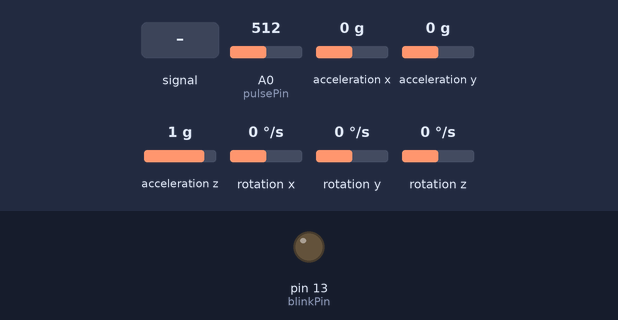
Recording of a sketch running on a simulated Arduino Uno, built with avr-gcc and run on an emulated ATmega328P. Parts: output pins drawn as LEDs (lit = HIGH). The test bench sets the inputs (shaded band); at power-on: acceleration x 0 g, A0 (pulsePin) = 512, rotation z 0 °/s, acceleration y 0 g, acceleration z 1 g, rotation x 0 °/s, rotation y 0 °/s. No radio packets arrive unless stated; what the sketch prints to the serial monitor is not drawn.

Above: at 4.2 s.
4.3 s: A0 (pulsePin) fed a 1000 Hz sine of ±255 counts around its level
At 4.7 s:
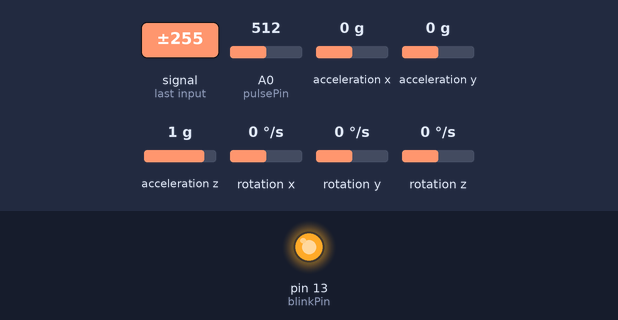
7.3 s: acceleration x set to 0.8 g
10.3 s: A0 (pulsePin) set to 564
13.3 s: A0 (pulsePin) set to 580
14.8 s: rotation z set to -192 °/s
17.8 s: acceleration y set to -0.2 g
Timing chart, 0 to 20.8 s (numbered marks = the images above; inputs shaded):
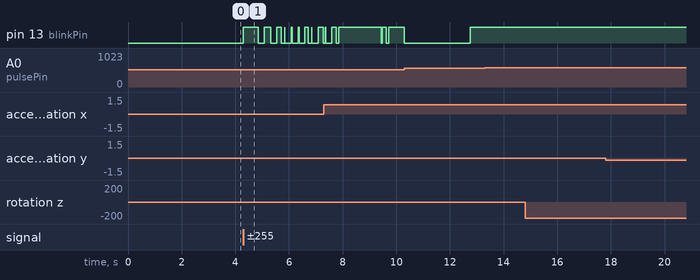

The sketch:

DiPUI_Perikarpio.ino
```cpp
//
// DiPUI - Γυμνάσιο Κανήθου
//

// Sensor MPU6050 - 3 axes Accel/Gyro
#include <MPU6050_tockn.h>
#include <Wire.h>
MPU6050 mpu6050(Wire);
float f_X, f_Y , f_Z;
int flag = 1;
//////////////////////////////////////

// Heart Pulse Sensor
int pulsePin = A0;
int blinkPin = 13;
volatile int BPM;
volatile int Signal;
volatile int IBI = 600;
volatile boolean Pulse = false;
volatile boolean QS = false;
static boolean serialVisual = true;
volatile int rate[10];
volatile unsigned long sampleCounter = 0;
volatile unsigned long lastBeatTime = 0;
volatile int P = 512;
volatile int T = 512;
volatile int thresh = 525;
volatile int amp = 100;
volatile boolean firstBeat = true;
volatile boolean secondBeat = false;
////////////////////////////////////////

// 433MHz RF Transmitter
#include <RH_ASK.h>
#include <RH_ASK.h>
#include <SPI.h>
RH_ASK driver;
////////////////////////////////////////

void setup() {
  Serial.begin(9600);
  Wire.begin();

  // Sensor MPU6050 - 3 axes Accel/Gyro
  mpu6050.begin();
  mpu6050.calcGyroOffsets(true);

  // Heart Pulse Sensor
  pinMode(blinkPin, OUTPUT);
  interruptSetup();
  // 433MHz RF Transmitter
  if (!driver.init())
    Serial.println("init failed");

}

void loop()
{
  // Sensor MPU6050 - 3 axes Accel/Gyro
  mpu6050.update();
  Serial.print("angleX : ");
  Serial.print(mpu6050.getAngleX());
  Serial.print("\tangleY : ");
  Serial.print(mpu6050.getAngleY());
  Serial.print("\tangleZ : ");
  Serial.println(mpu6050.getAngleZ());
  //delay(500);
  if (flag == 1)
  {
    f_X = mpu6050.getAngleX();
    f_Y = mpu6050.getAngleY();
    f_Z = mpu6050.getAngleZ();
    Serial.println(f_X);
    Serial.println(f_Y);
    Serial.println(f_Z);
    flag = 0;
    f_X = f_X * 1.01;
    f_Y = f_Y * 1.01;
    f_Z = f_Z * 1.01;
  }
  if (mpu6050.getAngleX() > f_X && mpu6050.getAngleY() > f_Y && mpu6050.getAngleZ() > f_Z )
  {
    Serial.print("A man/woman FELL!!!!");
    const char *msgF = "";
    const char *msgFE = "";
    Serial.println(dtostrf(999, 6, 0, msgF));
    msgFE = dtostrf(999, 6, 0, msgF);
    driver.send((uint8_t *)msgFE, strlen(msgFE));
    driver.waitPacketSent();
    //delay(500);
  }
  ///////////////////////////////////////////
  // Heart Pulse Sensor
  serialOutput();
  if (QS == true)
  {
    serialOutputWhenBeatHappens();
    QS = false;
  }
  delay(20);

}
//////////////////////////////////////////////////////////////////////////////
// Heart Pulse Sensor
void interruptSetup()
{
  TCCR2A = 0x02;
  TCCR2B = 0x06;
  OCR2A = 0X7C;
  TIMSK2 = 0x02;
  sei();
}

void serialOutput()
{
  if (serialVisual == true)
  {
    arduinoSerialMonitorVisual('-', Signal);
  }
  else
  {
    sendDataToSerial('S', Signal);
  }
}

void serialOutputWhenBeatHappens()
{
  if (serialVisual == true)
  {
    Serial.print(" Heart-Beat Found ");
    Serial.print("BPM: ");
    Serial.println(BPM);
    if ( BPM > 160)
    {
      const char *msg1 = "";
      const char *msg = "";
      Serial.println(dtostrf(BPM, 6, 0, msg1));
      msg = dtostrf(BPM, 6, 0, msg1);
      driver.send((uint8_t *)msg, strlen(msg));
      driver.waitPacketSent();
      //delay(500);
    }
  }
  else
  {
    sendDataToSerial('B', BPM);
    sendDataToSerial('Q', IBI);
  }
}

void arduinoSerialMonitorVisual(char symbol, int data )
{
  const int sensorMin = 0;
  const int sensorMax = 1024;
  int sensorReading = data;
  int range = map(sensorReading, sensorMin, sensorMax, 0, 11);
}


void sendDataToSerial(char symbol, int data )
{
  Serial.print(symbol);
  Serial.println(data);
}

ISR(TIMER2_COMPA_vect)
{
  cli();
  Signal = analogRead(pulsePin);
  sampleCounter += 2;
  int N = sampleCounter - lastBeatTime;
  if (Signal < thresh && N > (IBI / 5) * 3)
  {
    if (Signal < T)
    {
      T = Signal;
    }
  }

  if (Signal > thresh && Signal > P)
  {
    P = Signal;
  }
  if (N > 250)
  {
    if ( (Signal > thresh) && (Pulse == false) && (N > (IBI / 5) * 3) )
    {
      Pulse = true;
      digitalWrite(blinkPin, HIGH);
      IBI = sampleCounter - lastBeatTime;
      lastBeatTime = sampleCounter;

      if (secondBeat)
      {
        secondBeat = false;
        for (int i = 0; i <= 9; i++)
        {
          rate[i] = IBI;
        }
      }

      if (firstBeat)
      {
        firstBeat = false;
        secondBeat = true;
        sei();
        return;
      }

      word runningTotal = 0;
      for (int i = 0; i <= 8; i++)
      {
        rate[i] = rate[i + 1];
        runningTotal += rate[i];
      }

      rate[9] = IBI;
      runningTotal += rate[9];
      runningTotal /= 10;
      BPM = 60000 / runningTotal;
      QS = true;
    }
  }

  if (Signal < thresh && Pulse == true)
  {
    digitalWrite(blinkPin, LOW);
    Pulse = false;
    amp = P - T;
    thresh = amp / 2 + T;
    P = thresh;
    T = thresh;
  }

  if (N > 2500)
  {
    thresh = 512;
    P = 512;
    T = 512;
    lastBeatTime = sampleCounter;
    firstBeat = true;
    secondBeat = false;
  }

  sei();
}
```

Measured:
- after the input at 4.3 s, pin 13 (blinkPin): LOW → HIGH at once, → LOW 0.55 s later, → HIGH 0.23 s later, → LOW 0.25 s later, … (18 changes in this stretch)
- after the input at 13.3 s, every drawn part: stays the same
- after the input at 14.8 s, every drawn part: stays the same
- after the input at 17.8 s, every drawn part: stays the same
